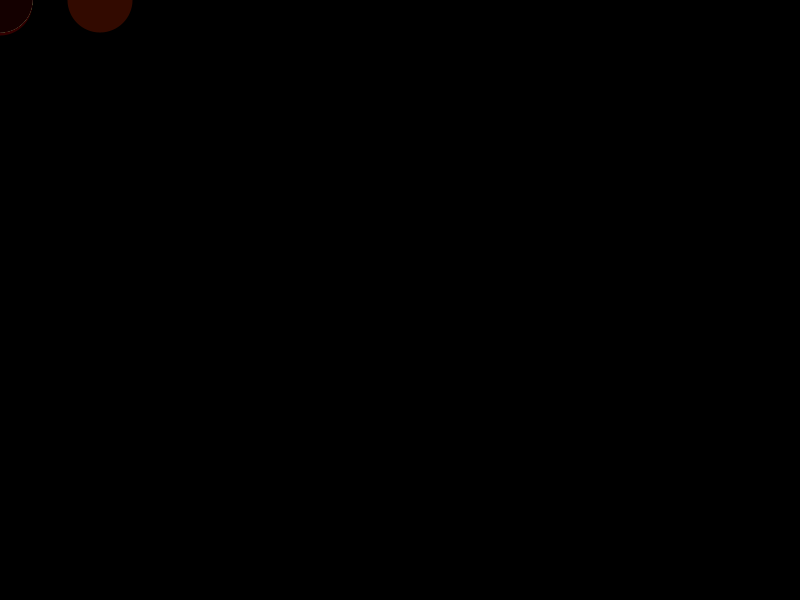
Frame 1 (no input)
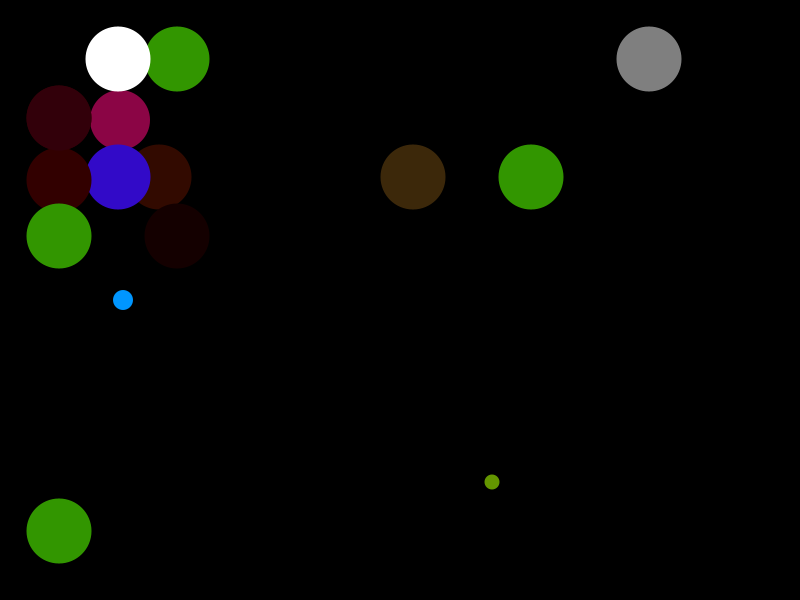
Frame 60 (the mouse pressed at the canvas centre just before this capture)
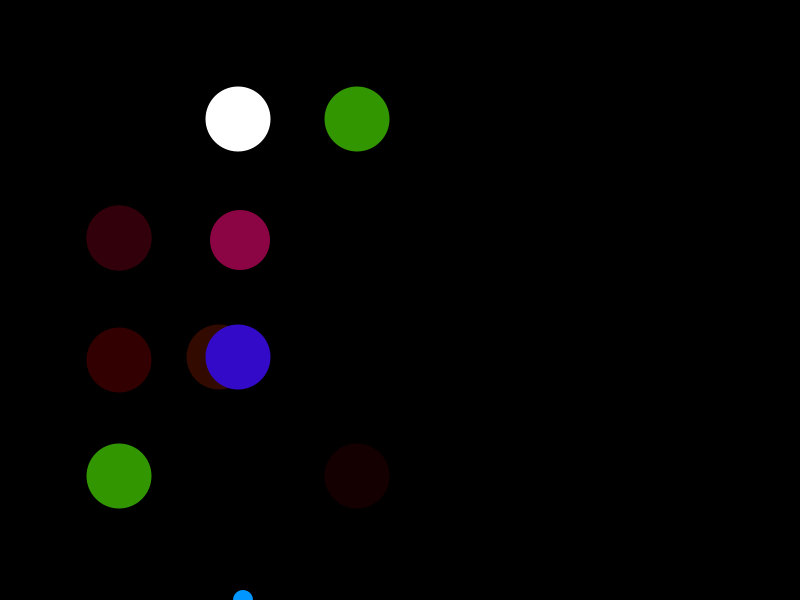
Frame 120 (the mouse held since frame 60 and released just before this capture)

The Processing sketch that drew these frames (run headless with seeded random() and noise(); from frame 60 on, the mouse is pressed at the canvas centre):

// Processing sketch: processing_33189
// ── processing_33189.pde



int x = 0;
int y = 0;

int a= 5;
int b= 5;

int c= 0;
int d= 0;

int e= 0;
int f= 0;

int g=20;
int h= 10;

int i=0;
int j= 5;


int k=100;
int l= 0;

int aa=0;
int bb= 0;

int cc= 0;
int dd= 0;

int ee= 0;
int ff= 0;

int gg= 0;
int hh= 0;

int ii= 0;
int jj= 0;

int kk= 0;
int ll= 0;

int mm= 0;
int nn= 0;

int oo= 0;
int pp= 0;

int qq= 0;
int rr= 0;

int ss= 0;
int tt= 0;

int uu = 00;
int vv= 0;

int ww= 0;
int xx= 0;

int yy= 0;
int zz= 0;

void setup(){
	size(800,600);
	background(0);
	fill(150,0,0);
        noStroke();
        smooth();

}




void draw(){
        background(0);
        fill(155);
	ellipse(x,y,50,50);
	x++;
	y +=2;


        fill(0,150,255);
        ellipse(a,b,20,20);
        a+=2;
        b+=5;
        
        fill(120,15,0);
        ellipse(c,d,20,20);
        c+=2;
        d+=2;
        
        fill(139,5,69);
        ellipse(c,d,60,60);
        e+=4;
        f+=4;

        fill(100,150, 0);
        ellipse(g,h,15,15);
        g+=8;
        h+=8;
        
        fill(200);
        ellipse(i,j,15,15);
        i++;
        j+=2;
        
        fill(50,10, 0);
        ellipse(k,l,65,65);
        k++;
        l+=3;
        
         fill(50,150, 0);
        ellipse(aa,bb,20,20);
        aa++;
        bb+=3;
      
       fill(60,40, 10);
        ellipse(cc,dd,65,65);
        cc+=7;
        dd+=3;
        
        
       fill(50,150, 0);
        ellipse(ee,ff,65,65);
        ee +=9;
        ff+=3;
        
        
       fill(50,10,200);
        ellipse(gg,hh,65,65);
        gg+=2;
        hh+=3;
        
        
       fill(50,0, 0);
        ellipse(ii,dd,65,65);
        ii++;
        jj+=3;
        
        
       fill(50,150, 0);
        ellipse(kk,ll,65,65);
        kk++;
        ll+=9;
        
        
       fill(50,150, 0);
        ellipse(mm,nn,65,65);
        mm++;
        nn+=4;
        
        
       fill(50,150, 0);
        ellipse(oo,pp,65,65);
        oo+=3;
        pp++;
        
        
       fill( 255);
        ellipse(qq,rr,65,65);
        qq+=2;
        rr+=1.5;
        
        
       fill(127);
        ellipse(ss,tt,65,65);
        ss+=11;
        tt++;
        
        
       fill(50,0, 2);
        ellipse(uu,vv,65,65);
        uu+=1.2;
        vv+=2.5;
        
        
       fill(50,0, 10);
        ellipse(ww,xx,65,65);
        ww+=1.9;
        xx+=2;
        
        
       fill(20,0, 0);
        ellipse(yy,zz,65,65);
        yy+=3.5;
        zz+=4.3;
        
  
        println("x value is" + x);
        println("y value is" + y);
}
